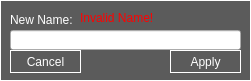
   <widget class="QFrame" name="renameBox_2">
    <property name="geometry">
     <rect>
      <x>710</x>
      <y>660</y>
      <width>251</width>
      <height>81</height>
     </rect>
    </property>
    <property name="styleSheet">
     <string notr="true">QFrame{
background-color:rgb(91, 91, 91);
border-style:outset;
border-color:white;
border-width:1px;
}
</string>
    </property>
    <property name="frameShape">
     <enum>QFrame::StyledPanel</enum>
    </property>
    <property name="frameShadow">
     <enum>QFrame::Raised</enum>
    </property>
    <widget class="QLineEdit" name="newName_2">
     <property name="geometry">
      <rect>
       <x>10</x>
       <y>30</y>
       <width>231</width>
       <height>20</height>
      </rect>
     </property>
     <property name="text">
      <string/>
     </property>
     <property name="maxLength">
      <number>50</number>
     </property>
    </widget>
    <widget class="QLabel" name="newName_Label_2">
     <property name="geometry">
      <rect>
       <x>10</x>
       <y>10</y>
       <width>111</width>
       <height>20</height>
      </rect>
     </property>
     <property name="styleSheet">
      <string notr="true">color:white;
border:none;</string>
     </property>
     <property name="text">
      <string>New Name:</string>
     </property>
    </widget>
    <widget class="QPushButton" name="applyButton_rename_2">
     <property name="geometry">
      <rect>
       <x>170</x>
       <y>50</y>
       <width>71</width>
       <height>23</height>
      </rect>
     </property>
     <property name="styleSheet">
      <string notr="true">QPushButton{
background-color:transparent;
color:white;
border-style:outset;
border-color:white;
border-width:1px;
text-align:center;
}
QPushButton:hover:!pressed
{
  background-color: rgb(125, 125, 125);
}</string>
     </property>
     <property name="text">
      <string>Apply</string>
     </property>
    </widget>
    <widget class="QPushButton" name="cancelButton_rename_2">
     <property name="geometry">
      <rect>
       <x>10</x>
       <y>50</y>
       <width>71</width>
       <height>23</height>
      </rect>
     </property>
     <property name="styleSheet">
      <string notr="true">QPushButton{
background-color:transparent;
color:white;
border-style:outset;
border-color:white;
border-width:1px;
text-align:center;
}
QPushButton:hover:!pressed
{
  background-color: rgb(125, 125, 125);
}</string>
     </property>
     <property name="text">
      <string>Cancel</string>
     </property>
    </widget>
    <widget class="QLabel" name="warningLabel_rename_2">
     <property name="geometry">
      <rect>
       <x>80</x>
       <y>10</y>
       <width>161</width>
       <height>16</height>
      </rect>
     </property>
     <property name="styleSheet">
      <string notr="true">border:none;
color:red;</string>
     </property>
     <property name="text">
      <string>Invalid Name!</string>
     </property>
    </widget>
   </widget>
